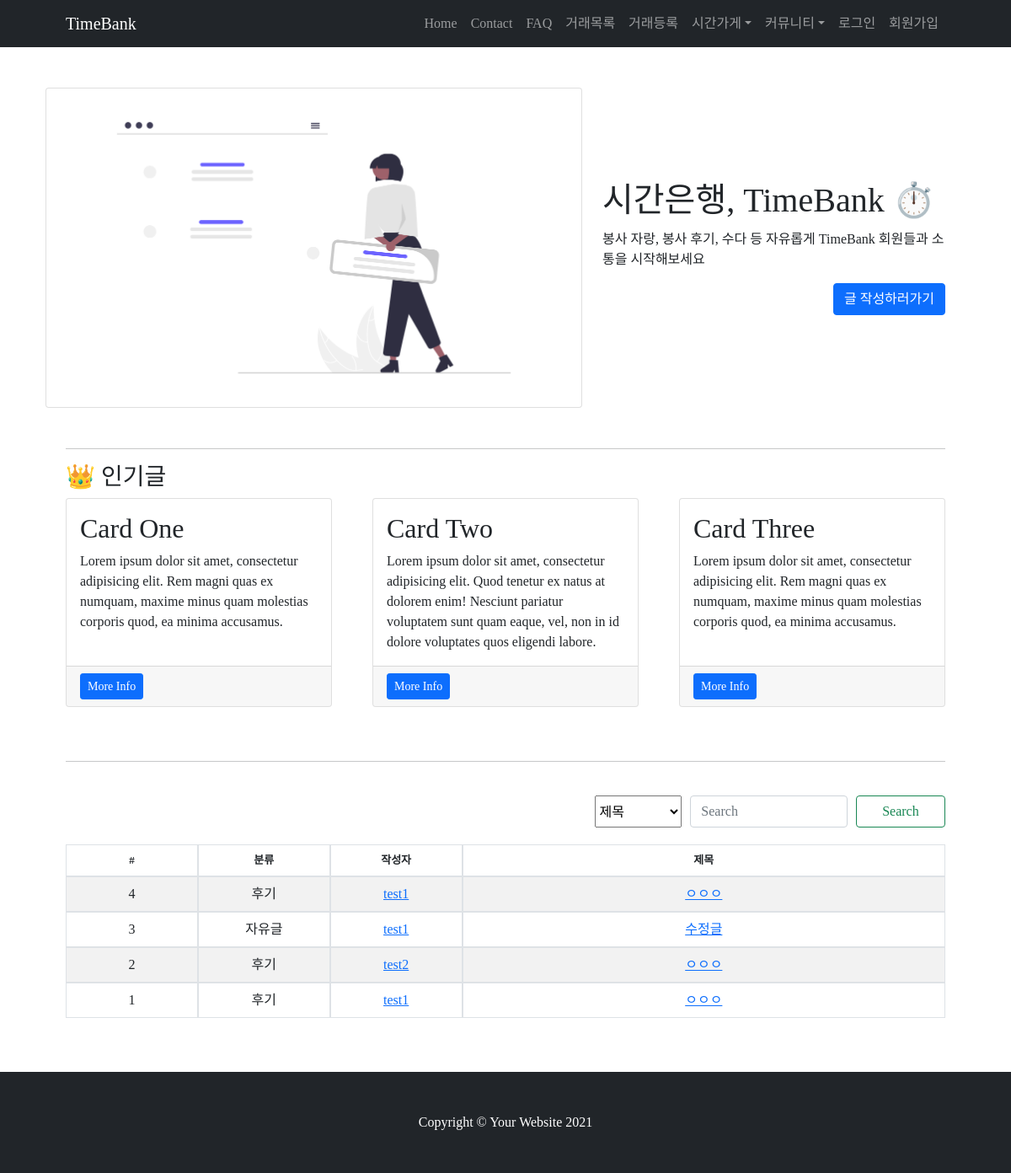
Screenshot of /board/board_list/ with the database file from the repository.
### TimeBank_board/models.py (models this page shows)
class Board(models.Model):
    category_choice = (('후기','후기'),('자유글','자유글'))
    category = models.CharField(max_length=50, choices=category_choice)
    title = models.CharField(max_length=200, default='example', verbose_name='제목')
    content = models.TextField(verbose_name='내용')
    created_at = models.DateTimeField(auto_now_add=True, verbose_name='등록시간')
    author = models.ForeignKey('TimeBank_account.User', on_delete=models.CASCADE, verbose_name='작성자')
    image = models.ImageField(upload_to="images/", blank=True)
    class Meta:
        ordering = ['-created_at']

### TimeBank_account/models.py (models this page shows, shortened)
class User(AbstractUser):
    username = models.CharField(max_length=64, verbose_name='사용자ID', unique=True)
    email = models.EmailField(max_length=128, verbose_name='E-mail')
    name = models.CharField(max_length=64, verbose_name='이름')
    password = models.CharField(max_length=100, verbose_name='비밀번호')
    contact = models.CharField(max_length=150, verbose_name='연락처')
    contactCk = models.BooleanField(default=True, null=True)
    birth = models.CharField(max_length=150, verbose_name='생년월일')
    user_age = models.CharField(max_length=50, verbose_name='연령대')
    gender_choice = [('여성','여성'),('남성','남성'),('기타','기타')]
    gender = models.CharField(max_length=2, choices=gender_choice, verbose_name='성별')
    balance = models.DecimalField(decimal_places=2, max_digits=5,verbose_name='잔액', default=0)
    registered_dtn = models.DateField(auto_now_add=True, verbose_name='가입일자')
    image = models.ImageField(upload_to="images/", blank=True)
    about = models.TextField(verbose_name="소개말", blank=True)
    object = CustomUserManager()
    user_mode = [('코디네이터','코디네이터'),('사용자','사용자')]
    mode = models.CharField(max_length=60, choices=user_mode, verbose_name='유저등급', default='사용자', null=True)
    star = models.IntegerField(validators=[MinValueValidator(1), MaxValueValidator(5)], null=True, verbose_name='평균평점')
    give_list = (('청소 / 심부름','청소 / 심부름'),
     ('몸 가꾸기 / 치장하기','몸 가꾸기 / 치장하기'),
     ('수선/ 수리','수선/ 수리'),
     ('상담','상담'),
     ('이동','이동'),
     ('먹기','먹기'),
     ('교육 / 여가생활','교육 / 여가생활'),
     ('정서지지','정서지지'),
     ('돌봄','돌봄'),
     ('식물 가꾸기','식물 가꾸기'),
     ('모임 장소 대여','모임 장소 대여'),
     ('의사소통','의사소통'),
     ('건강관리','건강관리'),
     ('기타','기타'),
     )
    give = models.CharField(max_length=50, choices=give_list, verbose_name='주고싶어요', default='청소 / 심부름')
    take_list = (('청소 / 심부름','청소 / 심부름'),
     ('몸 가꾸기 / 치장하기','몸 가꾸기 / 치장하기'),
     ('수선/ 수리','수선/ 수리'),
     ('상담','상담'),
     ('이동','이동'),
     ('먹기','먹기'),
     ('교육 / 여가생활','교육 / 여가생활'),
     ('정서지지','정서지지'),
     ('돌봄','돌봄'),
     ('식물 가꾸기','식물 가꾸기'),
     ('모임 장소 대여','모임 장소 대여'),
     ('의사소통','의사소통'),
     ('건강관리','건강관리'),
     ('기타','기타'),
     )
    take = models.CharField(max_length=50, choices=take_list, verbose_name='받고싶어요', default='청소 / 심부름')
    tags = TaggableManager(verbose_name='tags', blank=True, through=TaggedProperty)
    def __str__(self):
        return self.username
    class Meta:
        db_table = 'TimeBank_user'

### TimeBank_board/views.py (the view)
# urls.py: path('board_list/', board_list, name="board_list"),
def board_list(request):
    boards = Board.objects.all().order_by('-id')
    return render(request, 'board_list.html', {'boards':boards})

### TimeBank_board/templates/board_list.html (shortened to what this page needs)
{% load static %}
<!DOCTYPE html>
<html lang="en">
    <head>
        <link href="https://cdn.jsdelivr.net/npm/bootstrap-icons@1.5.0/font/bootstrap-icons.css" rel="stylesheet" />
        <link href="{% static 'css/styles.css' %}" rel="stylesheet" />
    </head>
    <body class="d-flex flex-column h-100">
        <main class="flex-shrink-0">
            <nav class="navbar navbar-expand-lg navbar-dark bg-dark">
                <div class="container px-5">
                    <a class="navbar-brand" href="{% url 'index' %}">TimeBank</a>
                    <div class="collapse navbar-collapse" id="navbarSupportedContent">
                        <ul class="navbar-nav ms-auto mb-2 mb-lg-0">
                            <li class="nav-item"><a class="nav-link" href="{% url 'index' %}">Home</a></li>
                            <li class="nav-item"><a class="nav-link" href="#" onclick="prepare()">Contact</a></li>
                            <li class="nav-item"><a class="nav-link" href="#" onclick="prepare()">FAQ</a></li>
                            <li class="nav-item"><a class="nav-link" href="{% url 'post_list' %}" >거래목록</a></li>
                            <li class="nav-item"><a class="nav-link" href="{% url 'new_post_step1' %}" >거래등록</a></li>
                            <li class="nav-item dropdown">
                                <a class="nav-link dropdown-toggle" id="navbarDropdownBlog" href="#" role="button" data-bs-toggle="dropdown" aria-expanded="false">시간가게</a>
                            </li>
                            <li class="nav-item dropdown">
                                <a class="nav-link dropdown-toggle" id="navbarDropdownBlog" href="#" role="button" data-bs-toggle="dropdown" aria-expanded="false">커뮤니티</a>
                            </li>
                            {% if user.is_authenticated %}
                            <li class="nav-item dropdown">
                                <a class="nav-link dropdown-toggle" id="navbarDropdownPortfolio" href="#" role="button" data-bs-toggle="dropdown" aria-expanded="false">{{ user.get_username }}</a>
                                <ul class="dropdown-menu dropdown-menu-end" aria-labelledby="navbarDropdownPortfolio">
                                    <li><a class="dropdown-item" href="{% url 'profile' user.username %}">프로필</a></li>
                                    <li><a class="dropdown-item" href="{% url 'balance' user.username %}">시간계좌</a></li>
                                    <li><a class="dropdown-item" href="{% url 'account' user.username %}">거래내역</a></li>
                                    <li><a class="dropdown-item" href="{% url 'my_review' user.username %}">거래후기</a></li>
                                    <li>
                                        <form action="{% url 'logout' %}" method="POST">
                                        {% csrf_token %}
                                        <input type="submit" class="dropdown-item" href="{% url 'logout' %}" value="로그아웃">
                                    </form></li>
                                </ul>
                            </li>
                            {% else %}
                            <li class="nav-item"><a class="nav-link" href="{% url 'login' %}">로그인</a></li>
                            <li class="nav-item"><a class="nav-link" href="{% url 'register' %}">회원가입</a></li>
                            {% endif %}
                        </ul>
                    </div>
                </div>
            </nav>
        <div class="container px-4 px-lg-5">
          <div class="row gx-4 gx-lg-5 align-items-center my-5">
            <div class="col-lg-7 card"><img class="img-fluid rounded mb-4 mb-lg-0" src="/static/img/main.png" /></div>
            <div class="col-lg-5">
                <h1 class="font-weight-light">시간은행, TimeBank ⏱️</h1>
                <p style="margin-top: 10px;">봉사 자랑, 봉사 후기, 수다 등 자유롭게 TimeBank 회원들과 소통을 시작해보세요</p>
                <div>
                  <a class="btn btn-primary" href="{% url 'board_new' %}" style="float: right;">글 작성하러가기</a>
                </div>
            </div>
        </div>
        <hr>
            <h3>👑 인기글</h3>
            <div class="row gx-4 gx-lg-5">
                <div class="col-md-4 mb-5">
                    <div class="card h-100">
                        <div class="card-body">
                            <h2 class="card-title">Card One</h2>
                            <p class="card-text">Lorem ipsum dolor sit amet, consectetur adipisicing elit. Rem magni quas ex numquam, maxime minus quam molestias corporis quod, ea minima accusamus.</p>
                        </div>
                        <div class="card-footer"><a class="btn btn-primary btn-sm" href="#!">More Info</a></div>
                    </div>
                </div>
                <div class="col-md-4 mb-5">
                    <div class="card h-100">
                        <div class="card-body">
                            <h2 class="card-title">Card Two</h2>
                            <p class="card-text">Lorem ipsum dolor sit amet, consectetur adipisicing elit. Quod tenetur ex natus at dolorem enim! Nesciunt pariatur voluptatem sunt quam eaque, vel, non in id dolore voluptates quos eligendi labore.</p>
                        </div>
                        <div class="card-footer"><a class="btn btn-primary btn-sm" href="#!">More Info</a></div>
                    </div>
                </div>
                <div class="col-md-4 mb-5">
                    <div class="card h-100">
                        <div class="card-body">
                            <h2 class="card-title">Card Three</h2>
                            <p class="card-text">Lorem ipsum dolor sit amet, consectetur adipisicing elit. Rem magni quas ex numquam, maxime minus quam molestias corporis quod, ea minima accusamus.</p>
                        </div>
                        <div class="card-footer"><a class="btn btn-primary btn-sm" href="#!">More Info</a></div>
                    </div>
                </div>
            </div>
            <hr><br>
            <div style="display: flex; float: right; margin-bottom: 20px;">
                <select class="custom-select" style="margin-right: 10px; flex:1; width: 100px;">
                  <option selected>제목</option>
                </select>
                  <form class="form-inline" action="{% url 'board_search' %}" method="get" style="flex:3; display: flex;">
                      <input class="form-control mr-sm-2" type="search" placeholder="Search" aria-label="Search" name="q" style="flex: 2;">
                      <button class="btn btn-outline-success my-2 my-sm-0" type="submit" style="flex: 1; margin-left: 10px;">Search</button>
                  </form>
              </div>
            <table id="example" class="table table-striped table-bordered" style="width:100%">
              <thead>
                <tr style="display: flex;">
                  <th style="font-size: 13px; text-align: center; flex: 1;">#</th>
                  <th style="font-size: 13px; text-align: center; flex: 1;">분류</th>
                  <th style="font-size: 13px;text-align: center; flex: 1;">작성자</th>
                  <th style="font-size: 13px;text-align: center; flex: 4;">제목</th>
              </tr>
              </thead>
              <tbody>
                {% for board in boards %}
                <tr style="display: flex;">
                    <td style="text-align: center; flex: 1;">{{ board.id }}</td>
                    <td style="text-align: center; flex: 1;">{{board.category}}</td>
                    <td style="text-align: center; flex: 1;"><a href="{% url 'profile' board.author.username %}">{{ board.author }}</a></td>
                    <td style="text-align: center; flex: 4;"><a href="{% url 'board_detail' board.id %}">{{board.title}}</a></td>
                </tr>
                {% endfor %}
            </tbody>
          </table>
        </div>
        <br><br>
        <footer class="py-5 bg-dark">
            <div class="container px-4 px-lg-5"><p class="m-0 text-center text-white">Copyright &copy; Your Website 2021</p></div>
        </footer>
    </body>
</html>

### TimeBank_board/templates/board_list.html (style rules this page uses)
body { font-family: 'Pretendard-Regular'; }

### rows the page displays
Board: id "4", category "후기", author "test1", title "ㅇㅇㅇ"
Board: id "3", category "자유글", author "test1", title "수정글"
Board: id "2", category "후기", author "test2", title "ㅇㅇㅇ"
Board: id "1", category "후기", author "test1", title "ㅇㅇㅇ"
